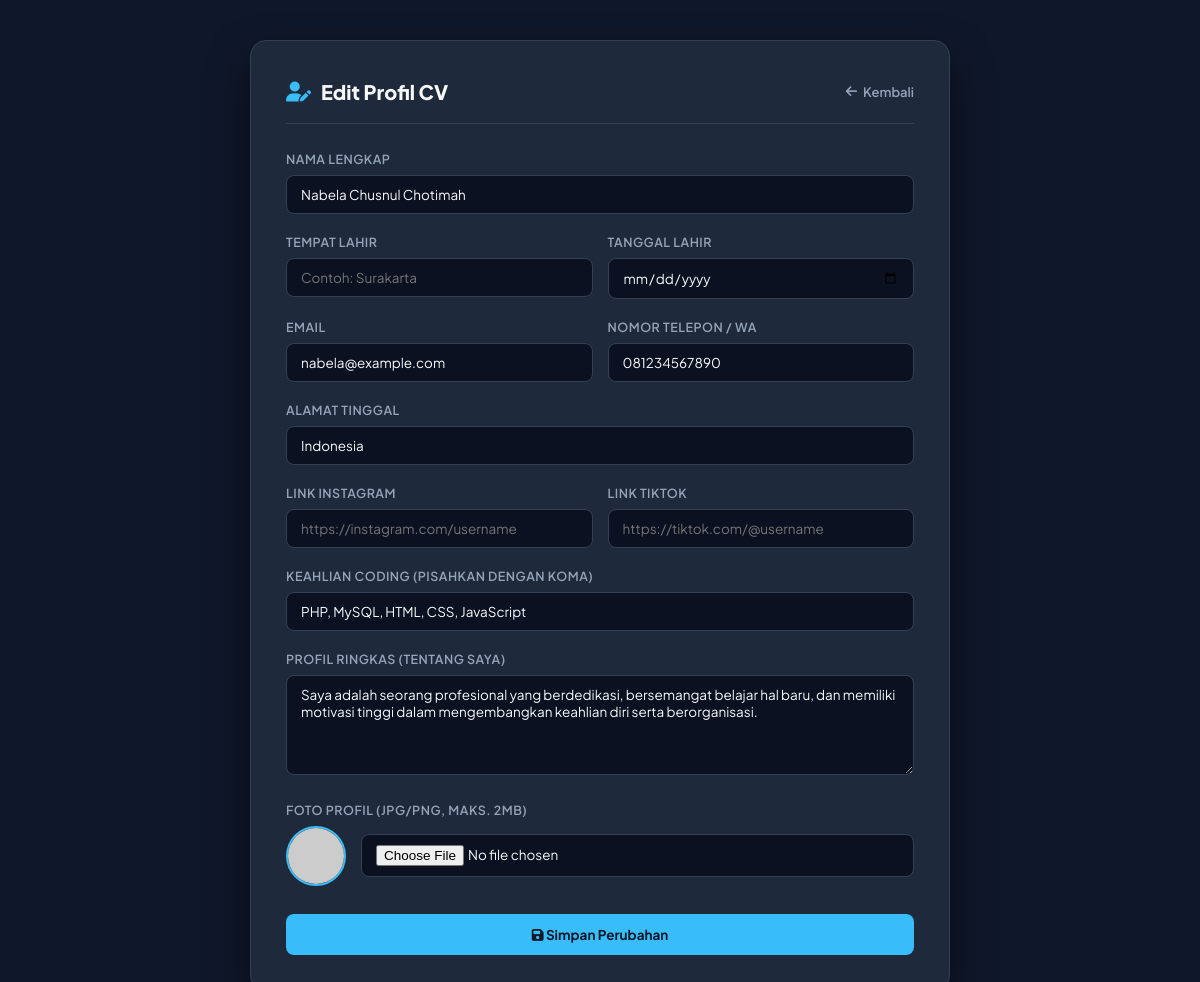
The page /edit_profil.php on the database its author committed.
### tables this page shows
CREATE TABLE IF NOT EXISTS profil (
    id INT AUTO_INCREMENT PRIMARY KEY,
    nama VARCHAR(100) NOT NULL,
    tentang TEXT,
    email VARCHAR(100),
    telepon VARCHAR(20),
    alamat VARCHAR(255),
    foto VARCHAR(255) DEFAULT 'default.jpg'
);

### edit_profil.php (the view, shortened to what this page needs)
<?php
include 'koneksi.php';
$check_keahlian = mysqli_query($koneksi, "SHOW COLUMNS FROM profil LIKE 'keahlian'");
if(mysqli_num_rows($check_keahlian) == 0) {
    mysqli_query($koneksi, "ALTER TABLE profil ADD COLUMN keahlian TEXT DEFAULT ''");
}
$query = mysqli_query($koneksi, "SELECT * FROM profil LIMIT 1");
$profil = mysqli_fetch_assoc($query);
?>
<!DOCTYPE html>
<html lang="id">
<head>
    <link rel="stylesheet" href="https://cdnjs.cloudflare.com/ajax/libs/font-awesome/6.4.0/css/all.min.css">
</head>
<body>
<div class="form-container">
    <div class="form-header">
        <div class="form-title">
            <i class="fas fa-user-edit"></i> Edit Profil CV
        </div>
        <a href="index.php" class="btn-back"><i class="fas fa-arrow-left"></i> Kembali</a>
    </div>
    <form action="" method="POST" enctype="multipart/form-data">
        <div class="form-group">
            <label>Nama Lengkap</label>
            <input type="text" name="nama" class="form-control" required value="<?php echo htmlspecialchars($profil['nama'] ?? ''); ?>" placeholder="Contoh: Galang Prasetyo">
        </div>
        <div class="form-row">
            <div class="form-group">
                <label>Tempat Lahir</label>
                <input type="text" name="tempat_lahir" class="form-control" value="<?php echo htmlspecialchars($profil['tempat_lahir'] ?? ''); ?>" placeholder="Contoh: Surakarta">
            </div>
            <div class="form-group">
                <label>Tanggal Lahir</label>
                <input type="date" name="tanggal_lahir" class="form-control" value="<?php echo htmlspecialchars($profil['tanggal_lahir'] ?? ''); ?>">
            </div>
        </div>
        <div class="form-row">
            <div class="form-group">
                <label>Email</label>
                <input type="email" name="email" class="form-control" value="<?php echo htmlspecialchars($profil['email'] ?? ''); ?>" placeholder="nama@email.com">
            </div>
            <div class="form-group">
                <label>Nomor Telepon / WA</label>
                <input type="text" name="telepon" class="form-control" value="<?php echo htmlspecialchars($profil['telepon'] ?? ''); ?>" placeholder="081234567890">
            </div>
        </div>
        <div class="form-group">
            <label>Alamat Tinggal</label>
            <input type="text" name="alamat" class="form-control" value="<?php echo htmlspecialchars($profil['alamat'] ?? ''); ?>" placeholder="Alamat lengkap kota/kabupaten">
        </div>
        <div class="form-row">
            <div class="form-group">
                <label>Link Instagram</label>
                <input type="url" name="instagram" class="form-control" value="<?php echo htmlspecialchars($profil['instagram'] ?? ''); ?>" placeholder="https://instagram.com/username">
            </div>
            <div class="form-group">
                <label>Link TikTok</label>
                <input type="url" name="tiktok" class="form-control" value="<?php echo htmlspecialchars($profil['tiktok'] ?? ''); ?>" placeholder="https://tiktok.com/@username">
            </div>
        </div>
        <div class="form-group">
            <label>Keahlian Coding (Pisahkan dengan Koma)</label>
            <input type="text" name="keahlian" class="form-control" value="<?php echo htmlspecialchars($profil['keahlian'] ?? 'PHP, MySQL, HTML, CSS, JavaScript'); ?>" placeholder="PHP, MySQL, HTML, CSS, JavaScript, Bootstrap">
        </div>
        <div class="form-group">
            <label>Profil Ringkas (Tentang Saya)</label>
            <textarea name="tentang" class="form-control" placeholder="Tuliskan deskripsi singkat mengenai pengalaman, fokus keahlian, dan tujuan profesional kamu..."><?php echo htmlspecialchars($profil['tentang'] ?? ''); ?></textarea>
        </div>
        <div class="form-group">
            <label>Foto Profil (JPG/PNG, Maks. 2MB)</label>
            <div class="photo-preview">
                <?php
                    $foto_nama = isset($profil['foto']) && !empty($profil['foto']) ? $profil['foto'] : 'default.png';
                    $foto_path = "uploads/" . $foto_nama;
                    if(!file_exists($foto_path) || $foto_nama == 'default.png') {
                        $foto_path = "https://via.placeholder.com/60/0B1120/F8FAFC?text=Foto";
                    }
                ?>
                <img src="<?php echo $foto_path; ?>" alt="Foto Profil Saat Ini">
                <input type="file" name="foto" class="form-control" accept="image/png, image/jpeg, image/webp">
            </div>
        </div>
        <button type="submit" name="simpan" class="btn-submit"><i class="fas fa-save"></i> Simpan Perubahan</button>
    </form>
</div>
</body>
</html>

### edit_profil.php (style rules this page uses)
:root { --bg-body: #0F172A; --card-bg: #1E293B; --text-main: #F8FAFC; --text-muted: #94A3B8; --accent: #38BDF8; --accent-hover: #0284C7; --border-color: #334155; --input-bg: #0B1120; }
* { margin: 0; padding: 0; box-sizing: border-box; font-family: 'Plus Jakarta Sans', sans-serif; }
body { background-color: var(--bg-body); color: var(--text-main); line-height: 1.6; padding: 40px 15px; }
.form-container { max-width: 700px; margin: 0 auto; background: var(--card-bg); border-radius: 16px; padding: 35px; box-shadow: 0 20px 40px rgba(0,0,0,0.5); border: 1px solid var(--border-color); }
.form-header { display: flex; justify-content: space-between; align-items: center; margin-bottom: 25px; padding-bottom: 15px; border-bottom: 1px solid var(--border-color); }
.form-title { font-size: 20px; font-weight: 800; color: var(--text-main); display: flex; align-items: center; gap: 10px; }
.form-title i { color: var(--accent); }
.form-row { display: grid; grid-template-columns: 1fr 1fr; gap: 15px; }
.form-group { margin-bottom: 18px; }
.form-group label { display: block; font-size: 12.5px; font-weight: 600; color: var(--text-muted); margin-bottom: 6px; text-transform: uppercase; letter-spacing: 0.5px; }
.form-control { width: 100%; background: var(--input-bg); border: 1px solid var(--border-color); border-radius: 8px; padding: 10px 14px; color: var(--text-main); font-size: 13.5px; outline: none; transition: border-color 0.2s; }
textarea.form-control { resize: vertical; min-height: 100px; }
.photo-preview { display: flex; align-items: center; gap: 15px; margin-top: 5px; }
.photo-preview img { width: 60px; height: 60px; border-radius: 50%; object-fit: cover; border: 2px solid var(--accent); }
.btn-submit { background: var(--accent); color: #0F172A; border: none; padding: 12px 24px; border-radius: 8px; font-weight: 700; font-size: 13.5px; cursor: pointer; transition: background 0.2s; width: 100%; margin-top: 10px; }
.btn-back { color: var(--text-muted); text-decoration: none; font-size: 13px; display: inline-flex; align-items: center; gap: 6px; font-weight: 600; }

### rows shown on the page
profil: nama "Nabela Chusnul Chotimah", email "nabela@example.com", telepon "081234567890", alamat "Indonesia", tentang "Saya adalah seorang profesional yang berdedikasi, bersemangat belajar hal baru, dan memiliki motivasi tinggi dalam mengembangkan keahlian diri serta berorganisasi."
